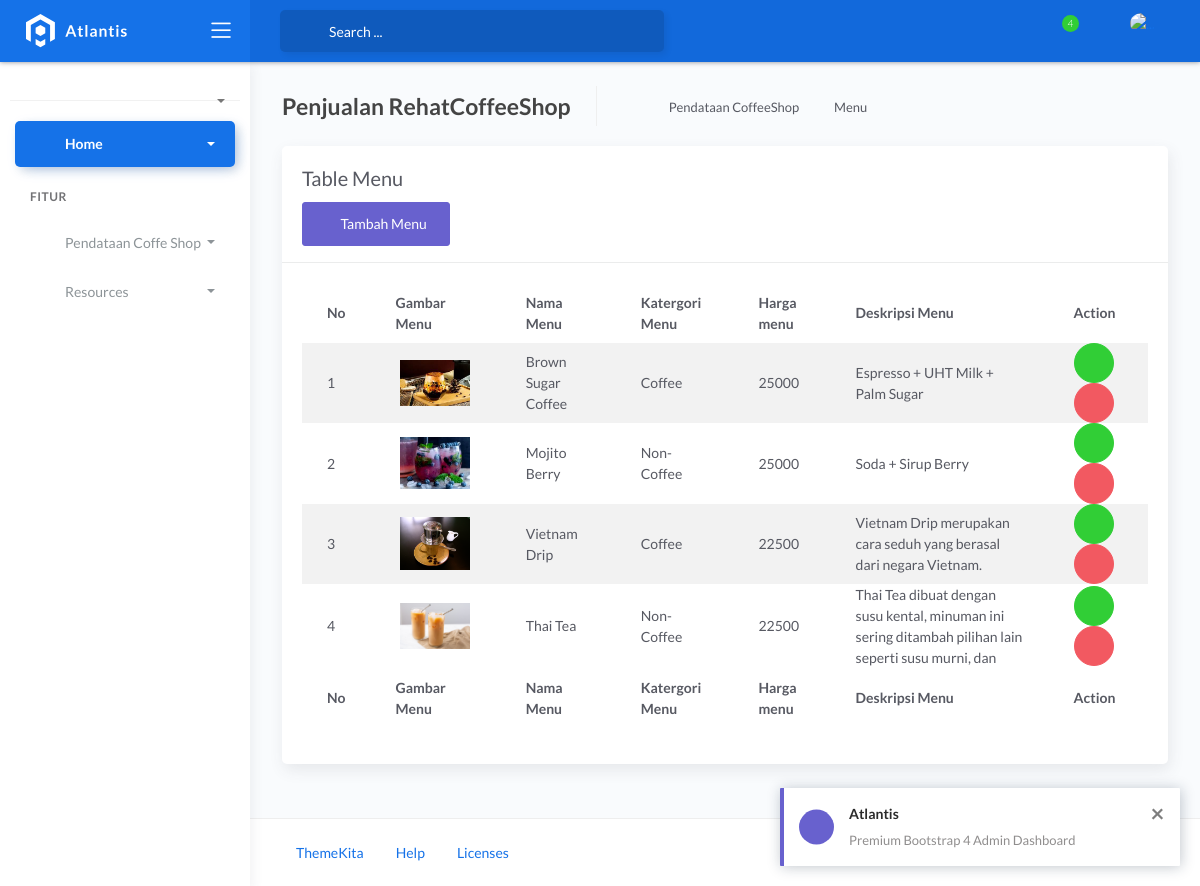
Page /index.php/admin/menu on the committed database.
### tables this page shows
CREATE TABLE `tb_menu` (
  `id_menu` int(100) NOT NULL,
  `gambar_menu` varchar(50) NOT NULL,
  `nama_menu` varchar(20) NOT NULL,
  `kategori_menu` varchar(20) NOT NULL,
  `harga_menu` int(255) NOT NULL,
  `deskripsi_menu` varchar(100) NOT NULL
);

### application/controllers/admin.php (called while the page is built, shortened)
<?php
class Admin extends CI_Controller
{
    public function __construct()
    {
        $this->load->model('model_menu');
        $this->load->model('model_kasir');
        $this->load->model('model_login');
        $this->load->model('model_pemesanan');
        $this->load->model('model_report');
    }
    public function menu()
    {
        $data['judul'] = "Administrator Page";
        $data['user'] = $this->db->get_where('tb_login', ['email_user' => $this->session->userdata('email')])->row_array();
        $data['menu'] = $this->model_menu->get();
        $this->load->view('layout/admin_header', $data);
        $this->load->view('admin/admin_menu', $data);
        $this->load->view('layout/admin_footer', $data);
    }
}

### index.php (called while the page is built, shortened)
<?php
require_once BASEPATH.'core/CodeIgniter.php';

### application/models/model_menu.php (called while the page is built, shortened)
<?php
class model_menu extends CI_Model
{
    public $table = 'tb_menu';
    public function get()
    {
        $this->db->from($this->table);
        $query = $this->db->get();
        return $query->result_array();
    }
}

### application/views/admin/admin_menu.php (the view, shortened to what this page needs)
<div class="main-panel">
	<div class="content">
		<div class="page-inner">
			<div class="page-header">
				<h4 class="page-title">Penjualan RehatCoffeeShop</h4>
				<ul class="breadcrumbs">
					<li class="nav-home">
						<a href="#">
							<i class="flaticon-home"></i>
						</a>
					</li>
					<li class="separator">
						<i class="flaticon-right-arrow"></i>
					</li>
					<li class="nav-item">
						<a href="#">Pendataan CoffeeShop</a>
					</li>
					<li class="separator">
						<i class="flaticon-right-arrow"></i>
					</li>
					<li class="nav-item">
						<a href="#">Menu</a>
					</li>
				</ul>
			</div>
			<div class="row">
				<div class="col-md-12">
					<div class="card">
						<div class="card-header">
							<h4 class="card-title">Table Menu</h4>
							<div class="mt-2">
								<a href="<?= base_url('admin/tambahMenu') ?>">
									<button class="btn btn-secondary">
										<span class="btn-label">
										</span>
										Tambah Menu
									</button>
								</a>
							</div>
						</div>
						<div class="card-body">
							<div class="table-responsive">
								<table id="basic-datatables" class="display table table-striped table-hover">
									<thead>
										<tr>
											<th>No</th>
											<th>Gambar Menu</th>
											<th>Nama Menu</th>
											<th>Katergori Menu</th>
											<th>Harga menu</th>
											<th>Deskripsi Menu</th>
											<th>Action</th>
										</tr>
									</thead>
									<tfoot>
										<tr>
											<th>No</th>
											<th>Gambar Menu</th>
											<th>Nama Menu</th>
											<th>Katergori Menu</th>
											<th>Harga menu</th>
											<th>Deskripsi Menu</th>
											<th>Action</th>
										</tr>
									</tfoot>
									<tbody>
										<?php $i = 1; ?>
										<?php foreach ($menu as $m) { ?>
											<tr>
												<td><?= $i; ?></td>
												<td><img class="m-1" style="max-width:70px ;" src="<?= base_url('assets/img/coffee/') . $m['gambar_menu'] ?>"></td>
												<td><?= $m['nama_menu']; ?></td>
												<td><?= $m['kategori_menu']; ?></td>
												<td><?= $m['harga_menu']; ?></td>
												<td><?= $m['deskripsi_menu']; ?></td>
												<td>
													<a href="<?= base_url('admin/editMenu/' . $m['id_menu']) ?> ">
														<button type="button" class="btn btn-icon btn-round btn-success">
															<i class="fa fa-check"></i>
														</button>
													</a>
													<a href="<?= base_url('admin/hapusMenu/' . $m['id_menu']) ?>">
														<button type="button" id="displayNotif" class="btn btn-icon btn-round btn-danger">
															<i class="fa fa-trash"></i>
														</button>
													</a>
												</td>
											</tr>
											<?php $i++ ?>
										<?php }; ?>
									</tbody>
								</table>
							</div>
						</div>
					</div>
				</div>
			</div>
		</div>
	</div>
	<footer class="footer">
		<div class="container-fluid">
			<nav class="pull-left">
				<ul class="nav">
					<li class="nav-item">
						<a class="nav-link" href="https://www.themekita.com">
							ThemeKita
						</a>
					</li>
					<li class="nav-item">
						<a class="nav-link" href="#">
							Help
						</a>
					</li>
					<li class="nav-item">
						<a class="nav-link" href="#">
							Licenses
						</a>
					</li>
				</ul>
			</nav>
			<div class="copyright ml-auto">
				2018, made with <i class="fa fa-heart heart text-danger"></i> by <a href="https://www.themekita.com">ThemeKita</a>
			</div>
		</div>
	</footer>
</div>

### rows in the picture
tb_menu: gambar_menu (picture), nama_menu "Brown Sugar Coffee", kategori_menu "Coffee", harga_menu "25000", deskripsi_menu "Espresso + UHT Milk + Palm Sugar"
tb_menu: gambar_menu (picture), nama_menu "Mojito Berry", kategori_menu "Non-Coffee", harga_menu "25000", deskripsi_menu "Soda + Sirup Berry"
tb_menu: gambar_menu (picture), nama_menu "Vietnam Drip", kategori_menu "Coffee", harga_menu "22500", deskripsi_menu "Vietnam Drip merupakan cara seduh yang berasal dari negara Vietnam."
tb_menu: gambar_menu (picture), nama_menu "Thai Tea", kategori_menu "Non-Coffee", harga_menu "22500", deskripsi_menu "Thai Tea dibuat dengan susu kental, minuman ini sering ditambah pilihan lain seperti susu murni, dan"
